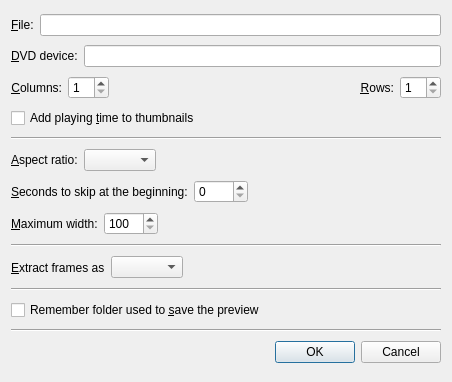
<?xml version="1.0" encoding="UTF-8"?>
<ui version="4.0">
 <class>VideoPreviewConfigDialog</class>
 <widget class="QDialog" name="VideoPreviewConfigDialog">
  <property name="geometry">
   <rect>
    <x>0</x>
    <y>0</y>
    <width>452</width>
    <height>382</height>
   </rect>
  </property>
  <property name="windowTitle">
   <string>Thumbnail Generator</string>
  </property>
  <layout class="QVBoxLayout">
   <item>
    <layout class="QHBoxLayout">
     <item>
      <widget class="QLabel" name="label">
       <property name="text">
        <string>&amp;File:</string>
       </property>
       <property name="buddy">
        <cstring>filename_edit</cstring>
       </property>
      </widget>
     </item>
     <item>
      <widget class="FileChooser" name="filename_edit"/>
     </item>
    </layout>
   </item>
   <item>
    <layout class="QHBoxLayout">
     <item>
      <widget class="QLabel" name="dvd_device_label">
       <property name="text">
        <string>&amp;DVD device:</string>
       </property>
       <property name="buddy">
        <cstring>dvd_device_edit</cstring>
       </property>
      </widget>
     </item>
     <item>
      <widget class="QLineEdit" name="dvd_device_edit"/>
     </item>
    </layout>
   </item>
   <item>
    <layout class="QHBoxLayout">
     <item>
      <widget class="QLabel" name="label_2">
       <property name="text">
        <string>&amp;Columns:</string>
       </property>
       <property name="alignment">
        <set>Qt::AlignRight|Qt::AlignTrailing|Qt::AlignVCenter</set>
       </property>
       <property name="buddy">
        <cstring>columns_spin</cstring>
       </property>
      </widget>
     </item>
     <item>
      <widget class="QSpinBox" name="columns_spin">
       <property name="minimum">
        <number>1</number>
       </property>
       <property name="maximum">
        <number>10</number>
       </property>
      </widget>
     </item>
     <item>
      <spacer>
       <property name="orientation">
        <enum>Qt::Horizontal</enum>
       </property>
       <property name="sizeHint" stdset="0">
        <size>
         <width>40</width>
         <height>20</height>
        </size>
       </property>
      </spacer>
     </item>
     <item>
      <widget class="QLabel" name="label_3">
       <property name="text">
        <string>&amp;Rows:</string>
       </property>
       <property name="alignment">
        <set>Qt::AlignRight|Qt::AlignTrailing|Qt::AlignVCenter</set>
       </property>
       <property name="buddy">
        <cstring>rows_spin</cstring>
       </property>
      </widget>
     </item>
     <item>
      <widget class="QSpinBox" name="rows_spin">
       <property name="minimum">
        <number>1</number>
       </property>
      </widget>
     </item>
    </layout>
   </item>
   <item>
    <widget class="QCheckBox" name="osd_check">
     <property name="text">
      <string>Add playing &amp;time to thumbnails</string>
     </property>
    </widget>
   </item>
   <item>
    <widget class="Line" name="line_2">
     <property name="sizePolicy">
      <sizepolicy hsizetype="Expanding" vsizetype="Fixed">
       <horstretch>0</horstretch>
       <verstretch>0</verstretch>
      </sizepolicy>
     </property>
     <property name="orientation">
      <enum>Qt::Horizontal</enum>
     </property>
    </widget>
   </item>
   <item>
    <layout class="QHBoxLayout">
     <item>
      <widget class="QLabel" name="label_5">
       <property name="text">
        <string>&amp;Aspect ratio:</string>
       </property>
       <property name="buddy">
        <cstring>aspect_ratio_combo</cstring>
       </property>
      </widget>
     </item>
     <item>
      <widget class="QComboBox" name="aspect_ratio_combo"/>
     </item>
     <item>
      <spacer>
       <property name="orientation">
        <enum>Qt::Horizontal</enum>
       </property>
       <property name="sizeHint" stdset="0">
        <size>
         <width>101</width>
         <height>20</height>
        </size>
       </property>
      </spacer>
     </item>
    </layout>
   </item>
   <item>
    <layout class="QHBoxLayout">
     <item>
      <widget class="QLabel" name="label_4">
       <property name="text">
        <string>&amp;Seconds to skip at the beginning:</string>
       </property>
       <property name="buddy">
        <cstring>initial_step_spin</cstring>
       </property>
      </widget>
     </item>
     <item>
      <widget class="QSpinBox" name="initial_step_spin">
       <property name="maximum">
        <number>9999</number>
       </property>
      </widget>
     </item>
     <item>
      <spacer>
       <property name="orientation">
        <enum>Qt::Horizontal</enum>
       </property>
       <property name="sizeHint" stdset="0">
        <size>
         <width>40</width>
         <height>20</height>
        </size>
       </property>
      </spacer>
     </item>
    </layout>
   </item>
   <item>
    <layout class="QHBoxLayout">
     <item>
      <widget class="QLabel" name="label_6">
       <property name="text">
        <string>&amp;Maximum width:</string>
       </property>
       <property name="buddy">
        <cstring>max_width_spin</cstring>
       </property>
      </widget>
     </item>
     <item>
      <widget class="QSpinBox" name="max_width_spin">
       <property name="minimum">
        <number>100</number>
       </property>
       <property name="maximum">
        <number>2000</number>
       </property>
      </widget>
     </item>
     <item>
      <spacer>
       <property name="orientation">
        <enum>Qt::Horizontal</enum>
       </property>
       <property name="sizeHint" stdset="0">
        <size>
         <width>40</width>
         <height>20</height>
        </size>
       </property>
      </spacer>
     </item>
    </layout>
   </item>
   <item>
    <widget class="Line" name="line_3">
     <property name="sizePolicy">
      <sizepolicy hsizetype="Expanding" vsizetype="Fixed">
       <horstretch>0</horstretch>
       <verstretch>0</verstretch>
      </sizepolicy>
     </property>
     <property name="orientation">
      <enum>Qt::Horizontal</enum>
     </property>
    </widget>
   </item>
   <item>
    <layout class="QHBoxLayout">
     <item>
      <widget class="QLabel" name="label_7">
       <property name="text">
        <string>&amp;Extract frames as</string>
       </property>
       <property name="buddy">
        <cstring>format_combo</cstring>
       </property>
      </widget>
     </item>
     <item>
      <widget class="QComboBox" name="format_combo"/>
     </item>
     <item>
      <spacer>
       <property name="orientation">
        <enum>Qt::Horizontal</enum>
       </property>
       <property name="sizeHint" stdset="0">
        <size>
         <width>71</width>
         <height>23</height>
        </size>
       </property>
      </spacer>
     </item>
    </layout>
   </item>
   <item>
    <widget class="Line" name="line">
     <property name="sizePolicy">
      <sizepolicy hsizetype="Expanding" vsizetype="Fixed">
       <horstretch>0</horstretch>
       <verstretch>0</verstretch>
      </sizepolicy>
     </property>
     <property name="orientation">
      <enum>Qt::Horizontal</enum>
     </property>
    </widget>
   </item>
   <item>
    <widget class="QCheckBox" name="save_last_directory_check">
     <property name="text">
      <string>Remember folder used to &amp;save the preview</string>
     </property>
    </widget>
   </item>
   <item>
    <widget class="Line" name="line_4">
     <property name="sizePolicy">
      <sizepolicy hsizetype="Expanding" vsizetype="Fixed">
       <horstretch>0</horstretch>
       <verstretch>0</verstretch>
      </sizepolicy>
     </property>
     <property name="orientation">
      <enum>Qt::Horizontal</enum>
     </property>
    </widget>
   </item>
   <item>
    <widget class="QDialogButtonBox" name="buttonBox">
     <property name="orientation">
      <enum>Qt::Horizontal</enum>
     </property>
     <property name="standardButtons">
      <set>QDialogButtonBox::Cancel|QDialogButtonBox::Ok</set>
     </property>
    </widget>
   </item>
  </layout>
 </widget>
 <customwidgets>
  <customwidget>
   <class>FileChooser</class>
   <extends>QLineEdit</extends>
   <header>filechooser.h</header>
  </customwidget>
 </customwidgets>
 <tabstops>
  <tabstop>filename_edit</tabstop>
  <tabstop>dvd_device_edit</tabstop>
  <tabstop>columns_spin</tabstop>
  <tabstop>rows_spin</tabstop>
  <tabstop>osd_check</tabstop>
  <tabstop>aspect_ratio_combo</tabstop>
  <tabstop>initial_step_spin</tabstop>
  <tabstop>max_width_spin</tabstop>
  <tabstop>format_combo</tabstop>
  <tabstop>buttonBox</tabstop>
 </tabstops>
 <resources/>
 <connections>
  <connection>
   <sender>buttonBox</sender>
   <signal>accepted()</signal>
   <receiver>VideoPreviewConfigDialog</receiver>
   <slot>accept()</slot>
   <hints>
    <hint type="sourcelabel">
     <x>248</x>
     <y>254</y>
    </hint>
    <hint type="destinationlabel">
     <x>157</x>
     <y>274</y>
    </hint>
   </hints>
  </connection>
  <connection>
   <sender>buttonBox</sender>
   <signal>rejected()</signal>
   <receiver>VideoPreviewConfigDialog</receiver>
   <slot>reject()</slot>
   <hints>
    <hint type="sourcelabel">
     <x>316</x>
     <y>260</y>
    </hint>
    <hint type="destinationlabel">
     <x>286</x>
     <y>274</y>
    </hint>
   </hints>
  </connection>
 </connections>
</ui>
